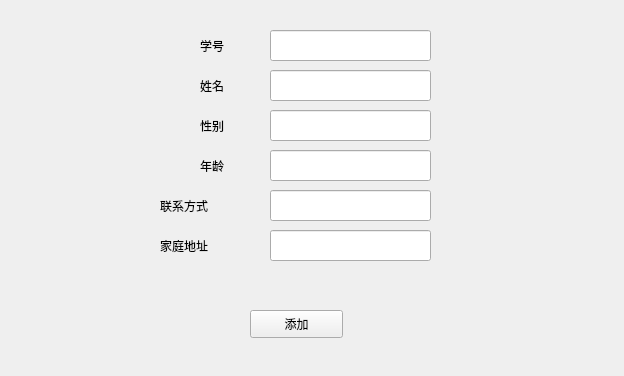
<?xml version="1.0" encoding="UTF-8"?>
<ui version="4.0">
 <class>Form</class>
 <widget class="QWidget" name="Form">
  <property name="geometry">
   <rect>
    <x>0</x>
    <y>0</y>
    <width>624</width>
    <height>376</height>
   </rect>
  </property>
  <property name="windowTitle">
   <string>Form</string>
  </property>
  <widget class="QLineEdit" name="numberInp">
   <property name="geometry">
    <rect>
     <x>270</x>
     <y>30</y>
     <width>161</width>
     <height>31</height>
    </rect>
   </property>
  </widget>
  <widget class="QLineEdit" name="nameInp">
   <property name="geometry">
    <rect>
     <x>270</x>
     <y>70</y>
     <width>161</width>
     <height>31</height>
    </rect>
   </property>
  </widget>
  <widget class="QLineEdit" name="genderInp">
   <property name="geometry">
    <rect>
     <x>270</x>
     <y>110</y>
     <width>161</width>
     <height>31</height>
    </rect>
   </property>
  </widget>
  <widget class="QLineEdit" name="ageInp">
   <property name="geometry">
    <rect>
     <x>270</x>
     <y>150</y>
     <width>161</width>
     <height>31</height>
    </rect>
   </property>
  </widget>
  <widget class="QLineEdit" name="phoneInp">
   <property name="geometry">
    <rect>
     <x>270</x>
     <y>190</y>
     <width>161</width>
     <height>31</height>
    </rect>
   </property>
  </widget>
  <widget class="QLineEdit" name="addressInp">
   <property name="geometry">
    <rect>
     <x>270</x>
     <y>230</y>
     <width>161</width>
     <height>31</height>
    </rect>
   </property>
  </widget>
  <widget class="QPushButton" name="addButton">
   <property name="geometry">
    <rect>
     <x>250</x>
     <y>310</y>
     <width>93</width>
     <height>28</height>
    </rect>
   </property>
   <property name="text">
    <string>添加</string>
   </property>
  </widget>
  <widget class="QLabel" name="label">
   <property name="geometry">
    <rect>
     <x>200</x>
     <y>30</y>
     <width>51</width>
     <height>31</height>
    </rect>
   </property>
   <property name="styleSheet">
    <string notr="true">font: 14pt &quot;Adobe 黑体 Std R&quot;;</string>
   </property>
   <property name="text">
    <string>学号</string>
   </property>
  </widget>
  <widget class="QLabel" name="label_2">
   <property name="geometry">
    <rect>
     <x>200</x>
     <y>70</y>
     <width>51</width>
     <height>31</height>
    </rect>
   </property>
   <property name="styleSheet">
    <string notr="true">font: 14pt &quot;Adobe 黑体 Std R&quot;;</string>
   </property>
   <property name="text">
    <string>姓名</string>
   </property>
  </widget>
  <widget class="QLabel" name="label_3">
   <property name="geometry">
    <rect>
     <x>200</x>
     <y>110</y>
     <width>51</width>
     <height>31</height>
    </rect>
   </property>
   <property name="styleSheet">
    <string notr="true">font: 14pt &quot;Adobe 黑体 Std R&quot;;</string>
   </property>
   <property name="text">
    <string>性别</string>
   </property>
  </widget>
  <widget class="QLabel" name="label_4">
   <property name="geometry">
    <rect>
     <x>200</x>
     <y>150</y>
     <width>51</width>
     <height>31</height>
    </rect>
   </property>
   <property name="styleSheet">
    <string notr="true">font: 14pt &quot;Adobe 黑体 Std R&quot;;</string>
   </property>
   <property name="text">
    <string>年龄</string>
   </property>
  </widget>
  <widget class="QLabel" name="label_5">
   <property name="geometry">
    <rect>
     <x>160</x>
     <y>190</y>
     <width>91</width>
     <height>31</height>
    </rect>
   </property>
   <property name="styleSheet">
    <string notr="true">font: 14pt &quot;Adobe 黑体 Std R&quot;;</string>
   </property>
   <property name="text">
    <string>联系方式</string>
   </property>
  </widget>
  <widget class="QLabel" name="label_6">
   <property name="geometry">
    <rect>
     <x>160</x>
     <y>230</y>
     <width>91</width>
     <height>31</height>
    </rect>
   </property>
   <property name="styleSheet">
    <string notr="true">font: 14pt &quot;Adobe 黑体 Std R&quot;;</string>
   </property>
   <property name="text">
    <string>家庭地址</string>
   </property>
  </widget>
 </widget>
 <resources/>
 <connections/>
</ui>
